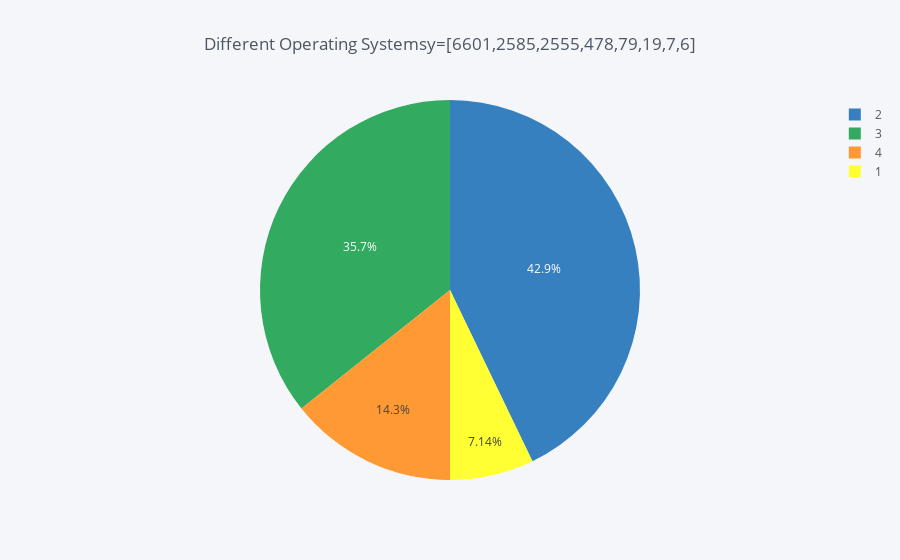

The notebook cell this image was saved under:
### Code cell
y=[6601,2585,2555,478,79,19,7,6]
ax=df['OperatingSystems'].iplot(kind='pie',values=y,labels=[2,1,3,4,8,6,7,5],title='Different Operating Systemsy=[6601,2585,2555,478,79,19,7,6]')

### Figure 1 — Plotly figure (JSON) as saved in the notebook; plotly's stock layout.template omitted (floating-point values rounded to 4 significant figures)
{"data": [{"labels": [4, 2, 3, 3, 2, 2, 1, 2], "marker": {"colors": ["rgba(255, 153, 51, 1.0)", "rgba(55, 128, 191, 1.0)", "rgba(50, 171, 96, 1.0)", "rgba(128, 0, 128, 1.0)", "rgba(219, 64, 82, 1.0)", "rgba(0, 128, 128, 1.0)", "rgba(255, 255, 51, 1.0)", "rgba(128, 128, 0, 1.0)"]}, "name": "", "type": "pie", "values": [2, 1, 2, 3, 1, 2, 1, 2]}], "layout": {"legend": {"bgcolor": "#F5F6F9", "font": {"color": "#4D5663"}}, "paper_bgcolor": "#F5F6F9", "plot_bgcolor": "#F5F6F9", "title": "Different Operating Systemsy=[6601,2585,2555,478,79,19,7,6]", "titlefont": {"color": "#4D5663"}}}
